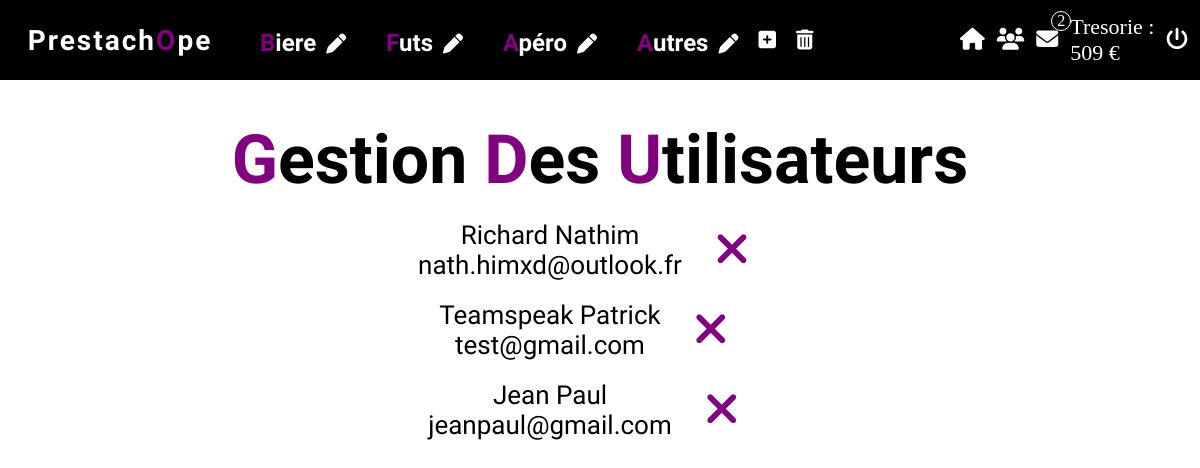
The app's page /index.php?page=gestion (signed in) with its own data.
### tables this page shows
CREATE TABLE `categorie` (
  `idCategorie` int(11) NOT NULL,
  `categorieProduit` varchar(20) NOT NULL
);

CREATE TABLE `utilisateurs` (
  `idClient` int(11) NOT NULL,
  `nom` varchar(40) NOT NULL,
  `prenom` varchar(40) NOT NULL,
  `adresse` varchar(40) NOT NULL,
  `mail` varchar(40) NOT NULL,
  `motdepasse` varchar(40) NOT NULL,
  `cagnote` FLoat(11) NOT NULL DEFAULT 10000,
  `admin` int(11) NOT NULL DEFAULT 0
);

### web/DAO/categorieDAO.php (called while the page is built, shortened)
<?php
class categorieDAO
{
        public static function selectcategorie()
    {
        include_once 'DTO/categorieDTO.php';
        $dbb = databaselinker::getconnexion();
        $dbbb=$dbb->prepare('SELECT * FROM prestachope_bdd5.categorie');
    	$dbbb->execute();
        $d = $dbbb->fetchAll();
        $tab=[];
    	foreach ($d as $db)
    	{
            $categorie= new categorieDTO();
            $categorie->setCategorieProduit($db['categorieProduit']);
            $categorie->setIdCategorie($db['idCategorie']);
            $tab[]=$categorie;
    	}
        return $tab;
    }
}
?>

### web/DTO/categorieDTO.php (called while the page is built)
<?php
	class categorieDTO
	{
            private $categorieProduit;
            private $idCategorie;
            public function getCategorieProduit() {
                return $this->categorieProduit;
            }
            public function setCategorieProduit($categorieProduit): void {
                $this->categorieProduit = $categorieProduit;
            }
            public function getIdCategorie() {
            return $this->idCategorie;
            }
            public function setIdCategorie($idCategorie): void {
            $this->idCategorie = $idCategorie;
            }
        }
?>

### web/DAO/contactDAO.php (called while the page is built, shortened)
<?php
class contactDAO
{
        public static function selecnbtmsg()
    {
        $dbb = databaselinker::getconnexion();
        $dbbb=$dbb->prepare('SELECT COUNT(*) FROM prestachope_bdd5.contact WHERE statuts=0');
    	$dbbb->execute();
        $d = $dbbb->fetchAll();
    	foreach ($d as $db)
    	{
            return $db['COUNT(*)'];
    	}
    }
}
?>

### web/DAO/commandeDAO.php (called while the page is built, shortened)
<?php
class commandeDAO {
        public static function gettresorie()
    {
        $dbb = databaselinker::getconnexion();
        $dbbb=$dbb->prepare('SELECT ROUND(SUM(facture)) FROM `commande`');
    	$dbbb->execute();
        $d = $dbbb->fetchAll();
        foreach ($d as $db)
        {
            return $db['ROUND(SUM(facture))'];
        }
    }
}

### web/pages/gestionutilisateurs/gestionutilisateurscontrolleur.php (called while the page is built, shortened)
<?php
class gestionutilisateurscontrolleur
{
    public function IncludeView()
    {
        include_once 'gestionutilisateurview.php';
    }
    public function SelectAllUser()
    {
        include_once 'DAO/utilisateursDAO.php';
        return utilisateursDAO::selectalluser();
    }
}

### web/DAO/utilisateursDAO.php (called while the page is built, shortened)
<?php
class utilisateursDAO
{
        public static function selectalluser()
    {
        include_once 'DTO/utilisateursDTO.php';
        $bdd= databaselinker::getconnexion();
        $resultat=$bdd->prepare('SELECT * FROM prestachope_bdd5.utilisateurs WHERE admin=0 ');
        $resultat->execute();
        $result=$resultat->fetchAll();
        $tab=[];
        foreach ($result as $results)
        {
            $uti= new utilisateursDTO();
            $uti->setIdClient($results['idClient']);
            $uti->setNom($results['nom']);
            $uti->setPrenom($results['prenom']);
            $uti->setAdresse($results['adresse']);
            $uti->setMail($results['mail']);
            $uti->setCagnote($results['cagnote']);
            $uti->setAdmin($results['admin']);
            $tab[]=$uti;
        }
        return $tab;
    }
}

### web/DTO/utilisateursDTO.php (called while the page is built, shortened)
<?php
	class utilisateursDTO
	{
		private $nom;
		private $prenom;
                private $mail;
                public function getNom() {
                    return $this->nom;
                }
                public function getPrenom() {
                    return $this->prenom;
                }
                public function getMail() {
                    return $this->mail;
                }
                public function setNom($nom): void {
                    $this->nom = $nom;
                }
                public function setPrenom($prenom): void {
                    $this->prenom = $prenom;
                }
                public function setMail($mail): void {
                    $this->mail = $mail;
                }
        }
?>

### web/pages/gestionutilisateurs/gestionutilisateurview.php (the view, shortened to what this page needs)
<!DOCTYPE html>
<html lang="fr">
  <head>
    <link rel="stylesheet" type="text/css" href="assets/css/gestion.css" media="all"/>
  </head>
  <body>
      <div class="conteneur">
          <div class="utilisateur">
              <h1> <span>G</span>estion <span>D</span>es <span>U</span>tilisateurs </h1>
              <?php
              include_once 'gestionutilisateurscontrolleur.php';
              $instanceController=new gestionutilisateurscontrolleur();
              $content=$instanceController->SelectAlluser();
              foreach ($content as $contents)
              {
                  ?>
                    <div class="boxutilisa">
                        <div class="uti">
                            <p> <?php echo $contents->getNom();?>
                            <?php echo $contents->getPrenom(); ?> </p>
                            <p> <?php echo $contents->getMail(); ?> </p>
                        </div>
                        <div class="suppr">
                            <a href="index.php?page=gestion&nom=<?php echo $contents->getNom() ;?>"><i class="fas fa-times"></i></a><br>
                        </div>
                    </div>
                  <?php
              }
              ?>
          </div>
      </div>
 </body>
</html>

### web/pages/header.php (shortened to what this page needs)
<!DOCTYPE html>
<html>
    <head>
        <link rel="stylesheet" href="assets/css/header.css"/>
    </head>
    <body>
        <header>
            <div class="containt">
                <div class="top">
                    <div class="titre">
                        <h1> <a href="index.php?page=vitrine">Prestach<span>O</span>pe </a></h1>
                    </div>
                </div>
                <div class="dropdown">
                    <?php
                    include_once 'DAO/categorieDAO.php';
                    $allcategories=categorieDAO::selectcategorie();
                    foreach ($allcategories as $all)
                    {
                    echo '
                    <div class="cat">
                        <ul>
                            <li class="ligne">
                                <h2><a href="index.php?categorie='.$all->getIdCategorie().'&page=pagerecherche" value='.$all->getIdCategorie().'>'.$all->getCategorieProduit().'</a>';
                                if (isset($_SESSION['admin']))
                                {
                                    if ($_SESSION['admin']==1)
                                    {
                                        echo '<a href="index.php?categorie='.$all->getIdCategorie().'&page=modif&nom='.$all->getCategorieProduit().'" value='.$all->getIdCategorie().'><i class="fas fa-pen"></i></a></h2>';
                                    }
                                }
                               echo '<ul class="sub-menu">';
                                    echo '
                                </ul>
                            </li>
                        </ul>
                    </div>';
                    }
                ?>
                     <?php
                    if(isset($_SESSION['admin']))
                    {
                        if ($_SESSION['admin']==1)
                        {
                       ?>
                        <div class="cat">
                            <ul>
                                <div class="btnadmin">
                                <a href="index.php?page=new"><i class="fas fa-plus-square"></i></i></a>
                                <a href="index.php?page=delete"><i class="fas fa-trash-alt"></i></a>
                                </div>
                            </ul>
                        </div>
                    <?php
                        }
                    }
                    ?>
                </div>
                <div class="btndroite">
                    <a href="index.php?page=presentation"  value="presentation" ><i class="fas fa-home"></i></a>
                    <?php
                    if(isset($_SESSION['admin']))
                    {
                        if ($_SESSION['admin']==1)
                        {
                            echo '<a href="index.php?page=gestion"><i class="fas fa-users"></i></a>';
                            include_once 'DAO/contactDAO.php';
                            if (contactDAO::selecnbtmsg()!=0)
                            {
                               ?>
                                <div class="messagehead">
                                    <a href="index.php?page=contact"><i class="fas fa-envelope"></i></a>
                                    <div class="nbmess">
                                        <p><?php echo contactDAO::selecnbtmsg();?> </p>
                                    </div>
                                </div>
                                <?php
                            }
                            include_once 'DAO/commandeDAO.php';
                            ?> <p>Tresorie : <?php echo commandeDAO::gettresorie();?> € </p>
                    <?php
                        }
                        else
                        {
                            echo '<a href="index.php?page=contact"><i class="fas fa-envelope"></i></a><br>';
                        }
                    }
                    if (isset($_SESSION['nom'],$_SESSION['prenom']))
                    {
                            ?>
                        ?> <a href="index.php?page=deco"><i class="fas fa-power-off"></i></a>
                        <?php
                    }
                    else {
                        ?>
                            <a href="index.php?page=connexion"  value="connexion" ><i class="far fa-user"></i></a>
                        <?php
                    }
                    ?>
                </div>
            </div>
        </header>
    </body>
</html>

### web/assets/css/header.css (style rules this page uses)
* { padding: 0; margin: 0; box-sizing: border-box; }
html { font-size: 62.5%; }
.containt { width: 100%; height: 80px; background-color: black; color: #fff; position: fixed; display: flex; top: 0; z-index: 2; }
.titre a { text-decoration: none; color: #fff; font-family: 'Uncial Antiqua', cursive; font-size: 2.8rem; letter-spacing: 2px; }
.titre a span { color: purple; }
.top { display: flex; width: 20%; justify-content: center; align-items: center; }
.dropdown { display: flex; width: 60%; align-items: center; }
.btndroite { display: flex; width: 20%; align-items: center; justify-content: center; font-size: 2.2rem; }
.btndroite a { text-decoration: none; color: white; margin-right: 12px; }
.dropdown .ligne { display: inline-block; vertical-align: top; font-size: 20px; margin-right:20px; margin-left: 20px; position: relative; font-family: 'Shadows Into Light', cursive; }
.ligne a { color: #fff; font-size: 2.4rem; }
.ligne h2::first-letter { color: purple; }
.dropdown a { text-decoration: none; }
.dropdown li { list-style: none; }
.dropdown { display: flex; }
.ligne a { transition: 0.5s; }
.fa-pen { margin-left: 10px; font-size: 20px; }
.fas { transition: 0.5s; }
.nbmess { height: 20px; width: 20px; display: flex; justify-content: center; align-items: center; border: solid 1px white; border-radius: 50%; position: absolute; margin-left: 15px; margin-top: 10px; top:1%; font-size: 1.6rem; }
.messagehead { display: flex; height: 100%; align-items: center; }
.btnadmin { display: flex; height: 100%; align-items: center; }
.btnadmin i { font-size: 20px; }
.fa-power-off { margin-left: 10px; }
.btnadmin i { color: white; margin-right: 20px; }

### web/assets/css/gestion.css (style rules this page uses)
* { padding: 0; margin: 0; box-sizing: border-box; }
html { font-size: 62.5%; }
body { width: 100%; height: 100%; }
.conteneur { width: 100%; height: 100%; margin-top: 10%; display: flex; align-items: center; justify-content: center; }
.utilisateur { width: 70%; display: flex; align-items: center; justify-content: center; text-align: center; flex-direction: column; }
.utilisateur h1 { font-size: 6.8rem; font-family: 'Lobster', cursive; }
.utilisateur p { font-size: 2.6rem; font-family: 'Red Hat Display', sans-serif; }
.utilisateur h1 span { color: purple; }
.suppr { width: 100px; display: flex; justify-content: center; align-items: center; font-size: 4.6rem; }
.suppr i { color: purple; }
.boxutilisa { display: flex; margin-top: 20px; }

### records on screen
categorie: $all->getIdCategorie() 1 (drawn), categorieProduit "Biere"
categorie: $all->getIdCategorie() 2 (drawn), categorieProduit "Futs"
categorie: $all->getIdCategorie() 3 (drawn), categorieProduit "Apéro"
categorie: $all->getIdCategorie() 5 (drawn), categorieProduit "Autres"
utilisateurs: nom "Richard", prenom "Nathim", mail "nath.himxd@outlook.fr"
utilisateurs: nom "Teamspeak", prenom "Patrick", mail "test@gmail.com"
utilisateurs: nom "Jean", prenom "Paul", mail "jeanpaul@gmail.com"

### other values on screen
contactDAO::selecnbtmsg() "2"
commandeDAO::gettresorie() "509"
